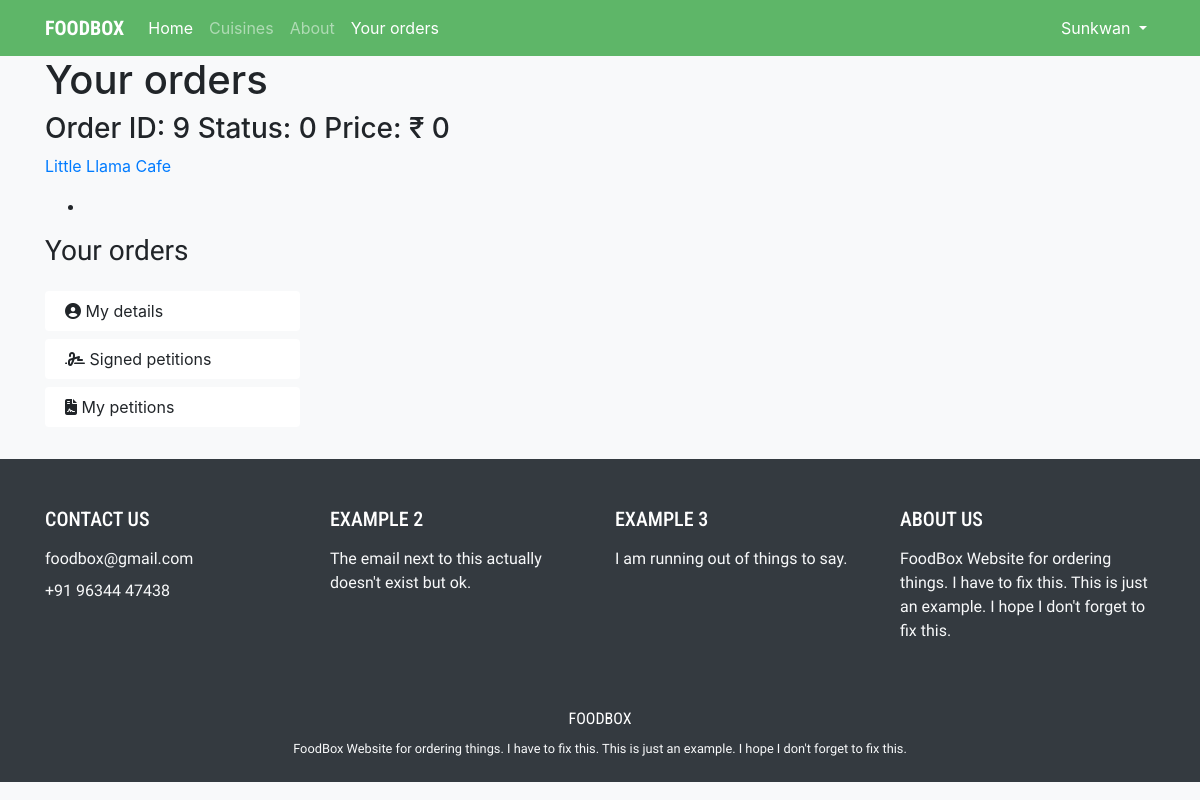
Before: /orders (signed in) with the older database file.
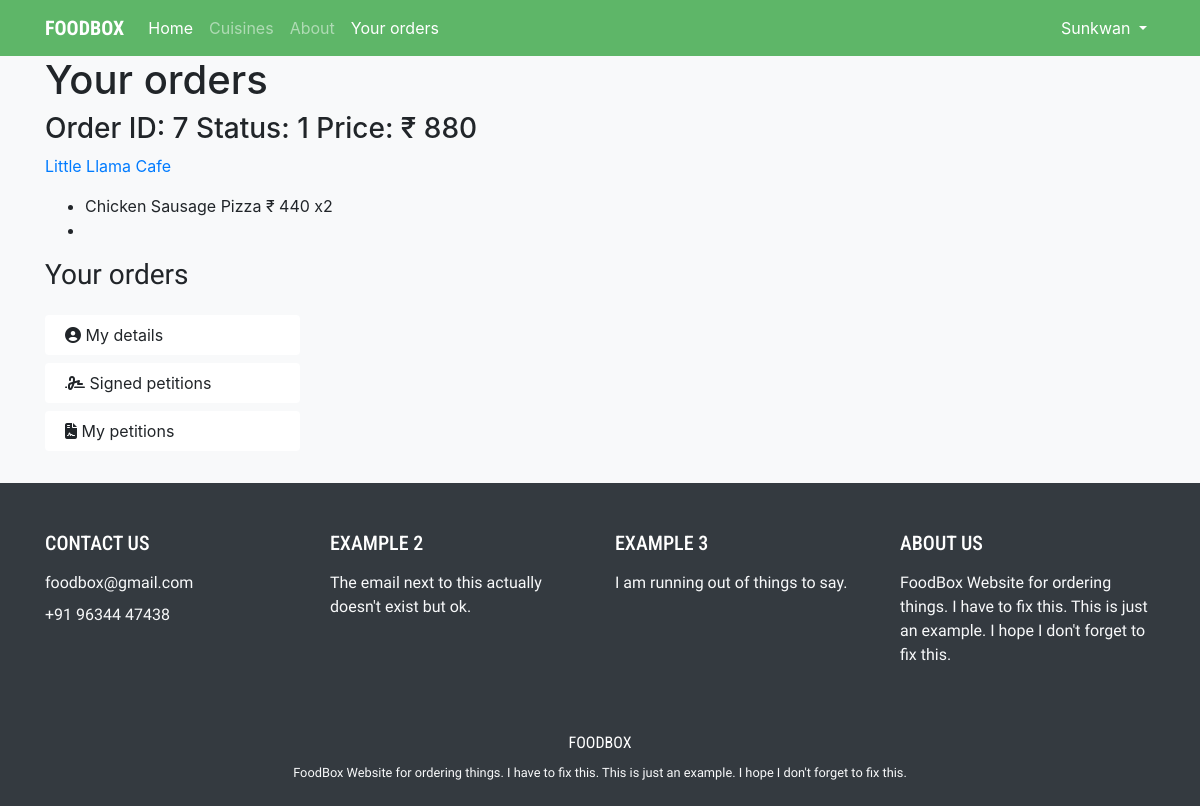
After: the same page with the newer database file.
### food/models.py (models this page shows, shortened)
class Order(models.Model):
    user = models.ForeignKey(User, on_delete=models.CASCADE, related_name='orders')
    restaurant = models.ForeignKey(Restaurant, on_delete=models.CASCADE, related_name='orders')
    address = models.CharField(max_length=100, blank=True)
    status = models.IntegerField(default=0)
    totalPrice = models.IntegerField(default=0)

class Restaurant(models.Model):
    name = models.CharField(max_length=50)
    nick = models.CharField(max_length=10, blank=True)
    cuisine = models.ManyToManyField(Cuisine, related_name='restaurants')
    description = models.TextField(blank=True)
    phoneNumber = models.CharField(max_length=50, blank=True)
    url = models.URLField(blank=True)
    openTime = models.TimeField(blank=True, null=True)
    closeTime = models.TimeField(blank=True, null=True)

class OrderItem(models.Model):
    orderList = models.ForeignKey(Order, on_delete=models.CASCADE, related_name='items')
    menuItem = models.ForeignKey(MenuItem, on_delete=models.CASCADE, related_name='orders')
    price = models.IntegerField(default=0)
    count = models.IntegerField(default=0)

class MenuItem(models.Model):
    name = models.CharField(max_length=50)
    price = models.IntegerField()
    description = models.TextField(blank=True)
    image = models.ImageField(upload_to='menu_item', blank=True)
    category = models.ForeignKey('Category', on_delete=models.CASCADE, related_name='menu', null=True)
    totalCount = models.IntegerField(default=0)

### food/views.py (the view)
# urls.py: path("orders", views.orders, name='orders'),
def orders(request):
    if not request.user.is_authenticated:
        return HttpResponseRedirect(reverse('login'))
    else:
        context = {
            "orders": request.user.orders.all()
        }
        return render(request, "food/orders.html", context)

### food/templates/food/orders.html (shortened to what this page needs)
{% extends "food/base.html" %}
{% load static %}
{% block body %}
  <h1>Your orders</h1>
  {% for order in orders %}
    <h3>Order ID: {{order.id}} Status: {{order.status}} Price: &#8377; {{ order.totalPrice }}</h3>
    <p><a href="{% url 'restaurant' order.restaurant.id %}">{{ order.restaurant.name }}</a></p>
    <ul>
      {% for item in order.items.all %}
          <li>{{ item.menuItem.name }} &#8377; {{ item.menuItem.price }} x{{ item.count }}</li>
      {% endfor %}
      <li>{{ order.address }}</li>
    </ul>
  {% endfor %}
  <h3 class="my-3" id="f1">Your orders</h3>
  <div class="row">
    <div class="col-12 col-lg-3">
      <div class="card border-0 account-card card-active my-2" onclick="window.location.href = '#'">
        <div class="card-body py-2">
          <i class="fas fa-user-circle"></i> My details
        </div>
      </div>
      <div class="card border-0 my-2 account-card" onclick="window.location.href = '#'">
        <div class="card-body py-2">
          <i class="fas fa-signature"></i> Signed petitions
        </div>
      </div>
      <div class="card border-0 my-2 account-card" onclick="window.location.href = '#'">
        <div class="card-body py-2">
          <i class="fas fa-file-contract"></i> My petitions
        </div>
      </div>
    </div>
  </div>
{% endblock %}

Changed rows visible on the page:
no longer on this page (row edited): Order: id "9", status "0", totalPrice "0", restaurant.name "Little Llama Cafe"
added Order: id "7", status "1", totalPrice "880", restaurant.name "Little Llama Cafe"
added OrderItem: menuItem.name "Chicken Sausage Pizza", menuItem.price "440", count "2"
